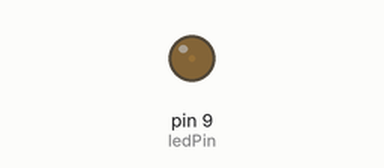
This sketch was run on a simulated Arduino Uno, built with avr-gcc and run on an emulated ATmega328P. On the bench: output pins drawn as LEDs (lit = HIGH).

Above: at 0.05 s.
At 0.95 s:
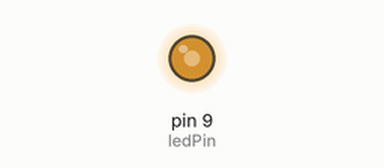
At 1.4 s:
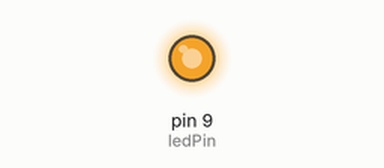
At 2.75 s:
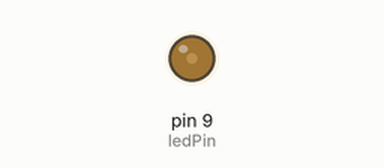
Timing chart, 0 to 7.0 s (numbered marks = the images above):
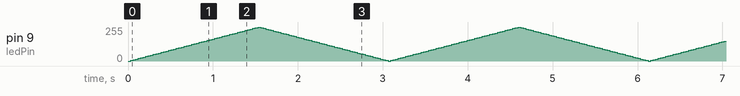

The sketch:

AnologBright.ino
```cpp
// Andrew 修改成類比
int bright=0;
int fade=5;
int ledPin=9; //设定控制LED的数字IO脚
void setup()
{
  pinMode(ledPin,OUTPUT);//设定数字IO口的模式，OUTPUT 为输出
}

void loop()
{
  analogWrite(ledPin,bright);   //bright 一開始是0
  bright += fade;

  if (bright==0 || bright==255) {
    fade = -fade;
  }

  delay(30); //设定延时时间，1000 = 1秒
}
```
